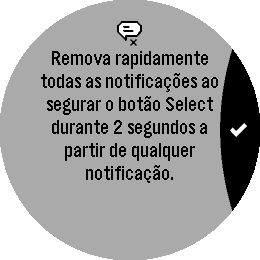
#> input picture tests/test_images/test_expandable_dialog__dismiss_tutorial_portuguese_orphan~gabbro.png, 260 x 260 px
$ python -i watch_render.py   (imports and definitions only)
#> lines starting #> are read from the running program, lines starting #| are printed output that depends on the picture
#> further down, picture is the input picture: PIL image 260x260 RGBA; mean R, G, B, A 111.9, 111.9, 111.9, 202
#!/usr/bin/env python3
"""An original, generic rectangular smartwatch body drawn with Pillow around the 144x168 display, one side button lit
when pressed. Pebble 2 Duo layout: Back on the left, Up / Select / Down on the right. No product artwork or logo.
watch(frame, pressed, r): `frame` is the PNG from out/frames, `pressed` a key of BUTTONS or None, r the output scale."""
from PIL import Image, ImageDraw, ImageFilter

W, H = 420, 600  # design units; the display is 2x its pixels (288 x 336) at r = 1
ACCENT = (255, 150, 40)
# name: (side, y centre, label); the key is the overlay.board `btn` line number 0..3 (P0.28..P0.31)
BUTTONS = {0: ("L", 300, "Back"), 1: ("R", 210, "Up"), 2: ("R", 300, "Select"), 3: ("R", 390, "Down")}
CASE = (45, 100, 375, 500)
_cache = {}


def _body(pressed, r):
#> called with r = 1
    k = 2 * r  # draw at 2x the output and downsample
    S = lambda *v: tuple(x * k for x in v)
    im = Image.new("RGB", (round(W * k), round(H * k)), (236, 238, 241))
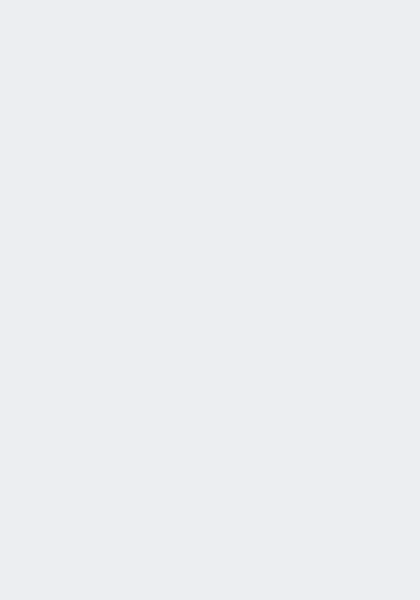
#> im: PIL image 840x1200 RGB (shown at 1/2 size); mean R, G, B 236, 238, 241
    d = ImageDraw.Draw(im)
    for box in ((120, 0, 300, 120), (120, 480, 300, 600)):  # straps
        d.rectangle(S(*box), fill=(52, 55, 61))
    for y in (540, 566):
        d.ellipse(S(204, y - 5, 216, y + 5), fill=(20, 21, 24))
    for n, (side, cy, _) in BUTTONS.items():
        on = n == pressed
        x0, x1 = (31, 49) if side == "L" else (371, 389)
        if on:  # pressed: sits 5 units deeper, lit with a soft glow
            x0, x1 = (x0 + 5, x1 + 5) if side == "L" else (x0 - 5, x1 - 5)
            glow = Image.new("L", im.size, 0)
            ImageDraw.Draw(glow).rounded_rectangle(S(x0 - 8, cy - 38, x1 + 8, cy + 38), round(12 * k), fill=255)
            im.paste(Image.new("RGB", im.size, ACCENT), mask=glow.filter(ImageFilter.GaussianBlur(9 * k)).point(lambda v: min(255, v * 3)))
            d = ImageDraw.Draw(im)
        d.rounded_rectangle(S(x0, cy - 36, x1, cy + 36), round(6 * k), fill=ACCENT if on else (84, 88, 96))
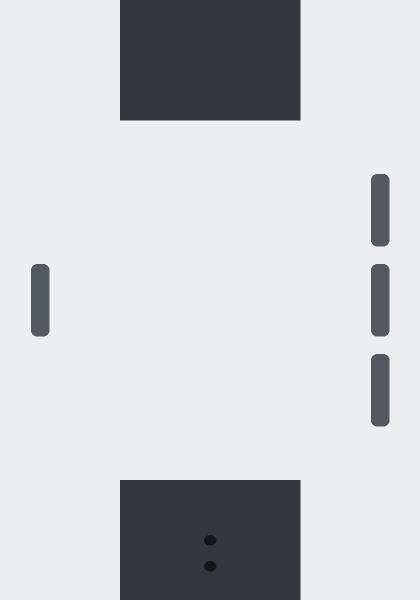
#> im: PIL image 840x1200 RGB (shown at 1/2 size); mean R, G, B 201.1, 203.3, 207
    d.rounded_rectangle(S(*CASE), round(44 * k), fill=(34, 36, 41), outline=(14, 15, 17), width=round(2 * k))
    d.rounded_rectangle(S(CASE[0] + 9, CASE[1] + 9, CASE[2] - 9, CASE[3] - 9), round(38 * k), fill=(14, 15, 17))
    return im.resize((round(W * r), round(H * r)), Image.LANCZOS)
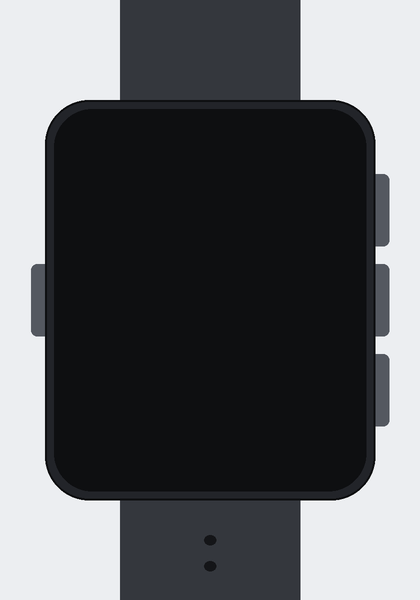
#> returned value: PIL image 420x600 RGB; mean R, G, B 92.9, 94.6, 97.7


def watch(frame, pressed=None, r=1):
    if (pressed, r) not in _cache:
        _cache[pressed, r] = _body(pressed, r)
    im = _cache[pressed, r].copy()
    sz = (round(288 * r), round(336 * r))
    im.paste(frame.convert("RGB").resize(sz, Image.NEAREST), (round(66 * r), round(132 * r)))
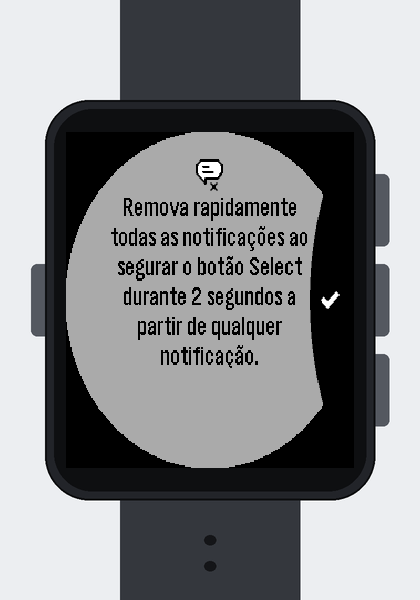
#> im: PIL image 420x600 RGB; mean R, G, B 130.6, 131.9, 134.3
    return im


# [3 lines not run here, left out]

>>> from PIL import Image
>>> picture = Image.open('../tests/test_images/test_expandable_dialog__dismiss_tutorial_portuguese_orphan~gabbro.png')
>>> result = watch(picture)

$ run again, on tests/test_images/test_expandable_dialog__left_hand_dismiss_tutorial~gabbro.png
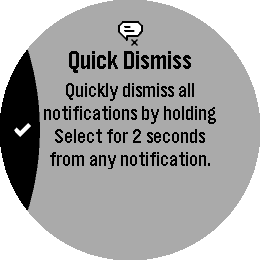
#> input picture tests/test_images/test_expandable_dialog__left_hand_dismiss_tutorial~gabbro.png, 260 x 260 px
#> picture is the input picture: PIL image 260x260 RGBA; mean R, G, B, A 112.9, 112.9, 112.9, 202
#> in watch, `im.paste(frame.convert("RGB").resize(sz, Image.NEAREST), (round(66 * r..`:
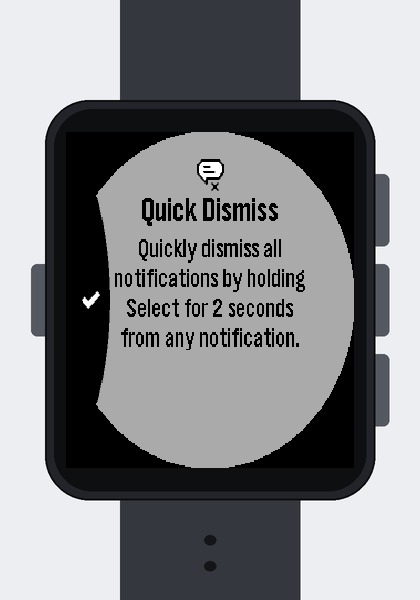
#> im: PIL image 420x600 RGB; mean R, G, B 130.9, 132.2, 134.5
